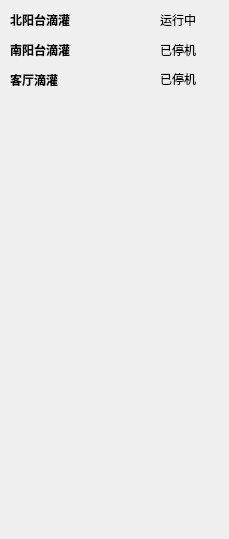
        <widget class="QWidget" name="scrollAreaWidgetContents_2">
         <property name="geometry">
          <rect>
           <x>0</x>
           <y>0</y>
           <width>229</width>
           <height>539</height>
          </rect>
         </property>
         <widget class="QLabel" name="lblIDName1">
          <property name="geometry">
           <rect>
            <x>10</x>
            <y>10</y>
            <width>81</width>
            <height>19</height>
           </rect>
          </property>
          <property name="font">
           <font>
            <bold>true</bold>
           </font>
          </property>
          <property name="text">
           <string>北阳台滴灌</string>
          </property>
         </widget>
         <widget class="QLabel" name="lblIDName2">
          <property name="geometry">
           <rect>
            <x>10</x>
            <y>40</y>
            <width>81</width>
            <height>19</height>
           </rect>
          </property>
          <property name="font">
           <font>
            <bold>true</bold>
           </font>
          </property>
          <property name="text">
           <string>南阳台滴灌</string>
          </property>
         </widget>
         <widget class="QLabel" name="lblIDName3">
          <property name="geometry">
           <rect>
            <x>10</x>
            <y>70</y>
            <width>81</width>
            <height>19</height>
           </rect>
          </property>
          <property name="font">
           <font>
            <bold>true</bold>
           </font>
          </property>
          <property name="text">
           <string>客厅滴灌</string>
          </property>
         </widget>
         <widget class="QLabel" name="lblIDStatus1">
          <property name="geometry">
           <rect>
            <x>160</x>
            <y>10</y>
            <width>51</width>
            <height>19</height>
           </rect>
          </property>
          <property name="text">
           <string>运行中</string>
          </property>
         </widget>
         <widget class="QLabel" name="lblIDStatus2">
          <property name="geometry">
           <rect>
            <x>160</x>
            <y>40</y>
            <width>51</width>
            <height>19</height>
           </rect>
          </property>
          <property name="text">
           <string>已停机</string>
          </property>
         </widget>
         <widget class="QLabel" name="lblIDStatus3">
          <property name="geometry">
           <rect>
            <x>160</x>
            <y>68</y>
            <width>51</width>
            <height>21</height>
           </rect>
          </property>
          <property name="text">
           <string>已停机</string>
          </property>
         </widget>
        </widget>
